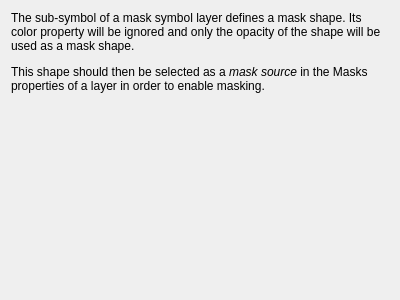
<?xml version="1.0" encoding="UTF-8"?>
<ui version="4.0">
 <class>QgsMaskSymbolLayerWidgetBase</class>
 <widget class="QWidget" name="QgsMaskSymbolLayerWidgetBase">
  <property name="geometry">
   <rect>
    <x>0</x>
    <y>0</y>
    <width>400</width>
    <height>300</height>
   </rect>
  </property>
  <property name="windowTitle">
   <string notr="true">Form</string>
  </property>
  <layout class="QVBoxLayout" name="verticalLayout">
   <item>
    <widget class="QLabel" name="label">
     <property name="text">
      <string>&lt;html&gt;&lt;head/&gt;&lt;body&gt;&lt;p&gt;The sub-symbol of a mask symbol layer defines a mask shape. Its color property will be ignored and only the opacity of the shape will be used as a mask shape.&lt;/p&gt;&lt;p&gt;This shape should then be selected as a &lt;span style=&quot; font-style:italic;&quot;&gt;mask source&lt;/span&gt; in the Masks properties of a layer in order to enable masking.&lt;/p&gt;&lt;/body&gt;&lt;/html&gt;</string>
     </property>
     <property name="wordWrap">
      <bool>true</bool>
     </property>
    </widget>
   </item>
   <item>
    <spacer name="verticalSpacer">
     <property name="orientation">
      <enum>Qt::Vertical</enum>
     </property>
     <property name="sizeHint" stdset="0">
      <size>
       <width>20</width>
       <height>40</height>
      </size>
     </property>
    </spacer>
   </item>
  </layout>
 </widget>
 <resources/>
 <connections/>
</ui>
